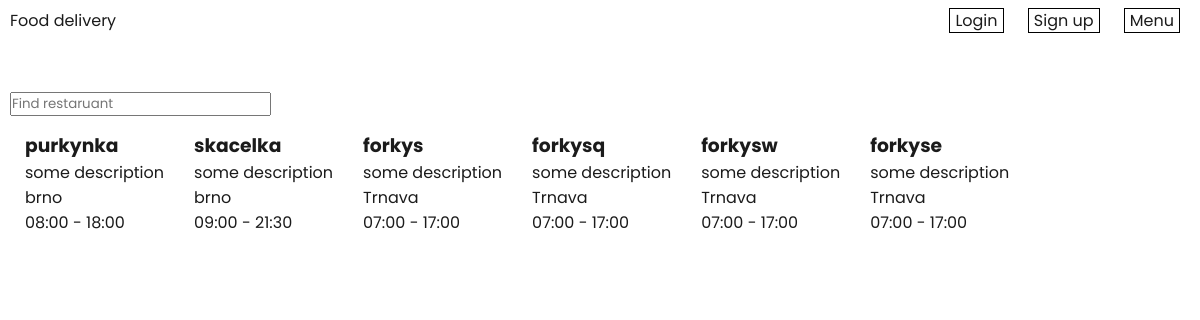
The page / on the database its author committed.
### tables this page shows
CREATE TABLE restaurant (
  restaurantId INT AUTO_INCREMENT NOT NULL PRIMARY KEY,
  name TINYTEXT,
  description TEXT,
  town TINYTEXT,
  street TINYTEXT,
  zip INT,
  phoneNumber TINYTEXT,
  openingTime TIME,
  closureTime TIME
);

### index.php (the view, shortened to what this page needs)
<?php
include "header.php";
include "dbConnect.php";
$data = $pdo->query("SELECT restaurantId, name, description, town, TIME_FORMAT(openingTime, '%H:%i'), TIME_FORMAT(closureTime, '%H:%i') FROM restaurant")->fetchAll(PDO::FETCH_ASSOC);
?>
<div class="main-page-container">
    <input type="text" id="restaurantSearchInput" placeholder="Find restaruant">
    <div id="restaurantCards">
    <?php foreach ($data as $restaurant){
        echo <<<HTML
            <a href="restaurantDetailPage.php?restaurantId={$restaurant['restaurantId']}" class="restaurantCard" data-restaurant-name="{$restaurant['name']}">
                <h3>{$restaurant['name']}</h3>
                <p>{$restaurant['description']}</p>
                <p>{$restaurant['town']}</p>
                <p>{$restaurant["TIME_FORMAT(openingTime, '%H:%i')"]} - {$restaurant["TIME_FORMAT(closureTime, '%H:%i')"]}</p>
            </a>
HTML;
    }?>
    </div>
</div>

### styles/header-style.css (style rules this page uses)
a { text-decoration:none; color: rgb(27, 27, 27); }

### styles/style.css (style rules this page uses)
* { box-sizing: border-box; margin: 0; padding: 0; font-family: 'Poppins', sans-serif; }
#restaurantCards { display: flex; flex-wrap: wrap; }
.restaurantCard { border: 2px solid white; padding: 8px; margin: 5px; }
.main-page-container { max-width: 1300px; margin: 0 auto; padding: 0 10px; position: relative; }

### rows shown on the page
restaurant: name "purkynka", description "some description", town "brno", TIME_FORMAT "08:00", TIME_FORMAT "18:00"
restaurant: name "skacelka", description "some description", town "brno", TIME_FORMAT "09:00", TIME_FORMAT "21:30"
restaurant: name "forkys", description "some description", town "Trnava", TIME_FORMAT "07:00", TIME_FORMAT "17:00"
restaurant: name "forkysq", description "some description", town "Trnava", TIME_FORMAT "07:00", TIME_FORMAT "17:00"
restaurant: name "forkysw", description "some description", town "Trnava", TIME_FORMAT "07:00", TIME_FORMAT "17:00"
restaurant: name "forkyse", description "some description", town "Trnava", TIME_FORMAT "07:00", TIME_FORMAT "17:00"
